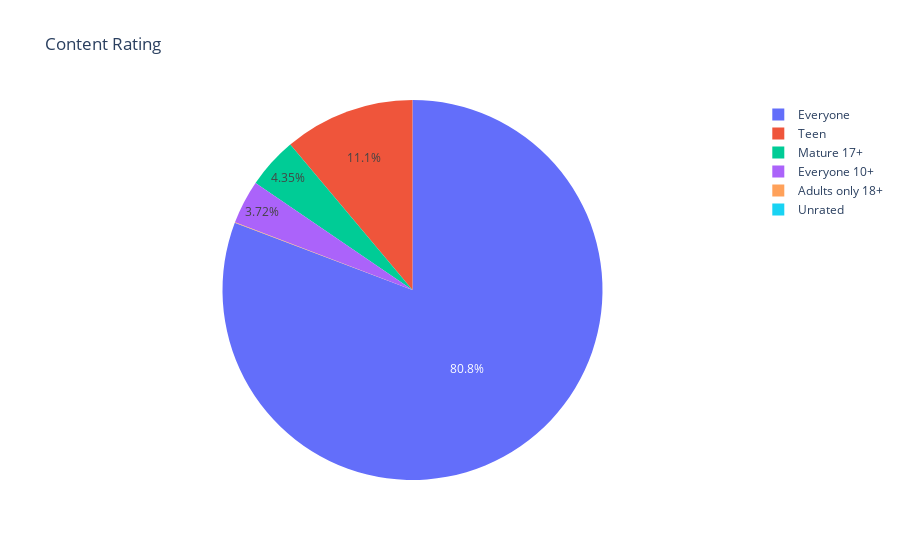

The cell this chart's notebook holds for it:
### Code cell
fig = px.pie(labels=ratings.index,
values=ratings.values,
title="Content Rating",
names=ratings.index,
)
fig.update_traces(textposition='inside', textinfo='percent')

# fig.show()
fig

### Figure 1 — Plotly figure (JSON) as saved in the notebook; plotly's stock layout.template omitted (floating-point values rounded to 4 significant figures)
{"data": [{"domain": {"x": [0, 1], "y": [0, 1]}, "hovertemplate": "label=%{label}<br>value=%{value}<extra></extra>", "labels": ["Everyone", "Teen", "Mature 17+", "Everyone 10+", "Adults only 18+", "Unrated"], "legendgroup": "", "name": "", "showlegend": true, "textinfo": "percent", "textposition": "inside", "type": "pie", "values": [6621, 912, 357, 305, 3, 1]}], "layout": {"legend": {"tracegroupgap": 0}, "title": {"text": "Content Rating"}}}
